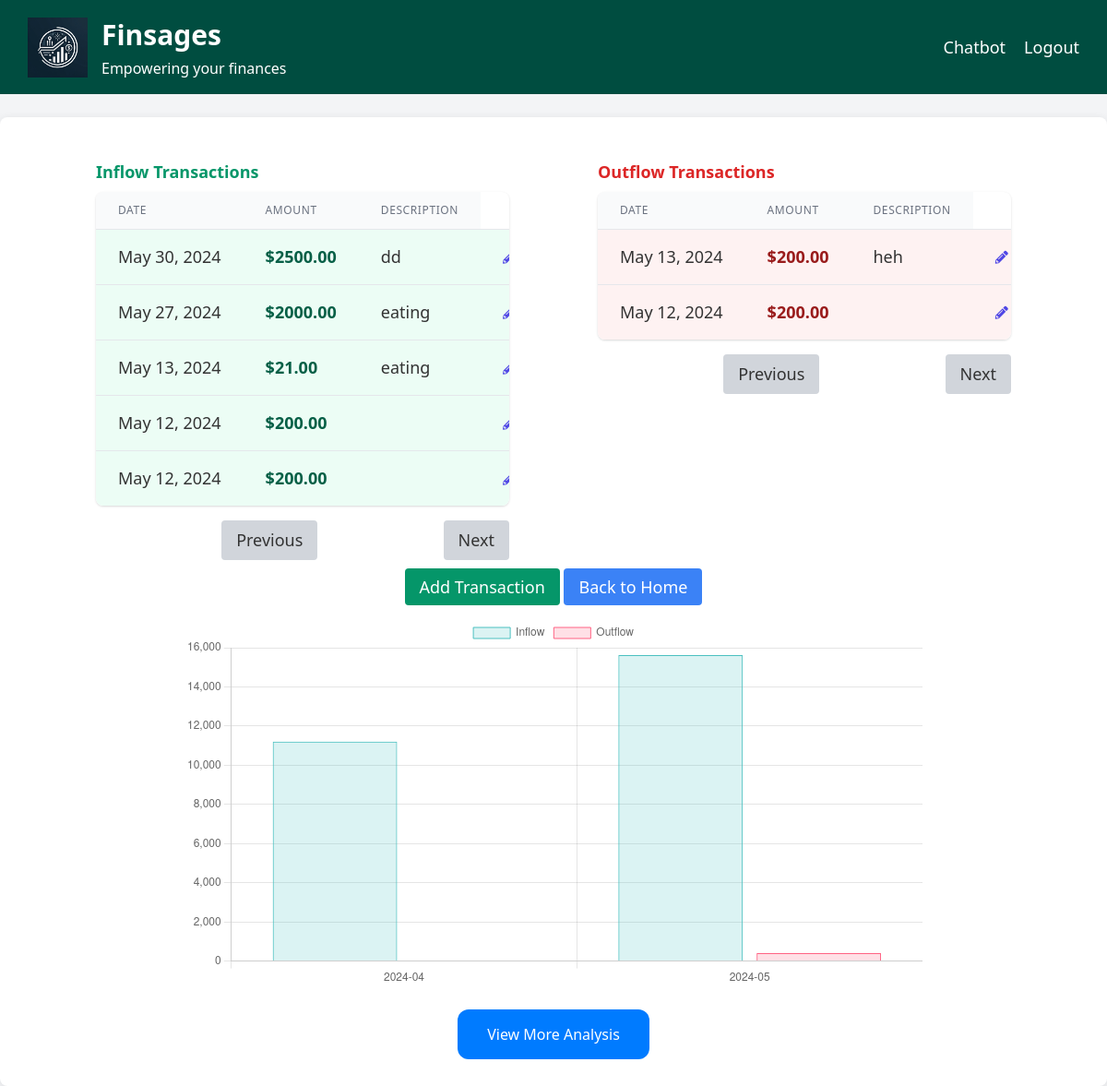
The app's page /proj/transactions/ (signed in) with its own data.
### proj/models.py (models this page shows, shortened)
class Transaction(models.Model):
    TRANSACTION_TYPES = (
        ('inflow', 'Inflow'),
        ('outflow', 'Outflow'),
    )
    user = models.ForeignKey(settings.AUTH_USER_MODEL, on_delete=models.CASCADE, related_name="transactions")
    type = models.CharField(max_length=7, choices=TRANSACTION_TYPES)
    amount = models.DecimalField(max_digits=12, decimal_places=2)
    description = models.CharField(max_length=255, blank=True, null=True)
    date = models.DateField()

### proj/views.py (the view)
# urls.py: path('transactions/', views.list_transactions, name='list_transactions'),
@login_required
def list_transactions(request):
    transactions = Transaction.objects.filter(user=request.user).order_by('-date')
    country_code = request.user.country
    currency_symbol = COUNTRY_TO_CURRENCY_SYMBOL.get(country_code, '$')  # Default to USD if not found
    three_months_ago = timezone.now().date() - timedelta(days=90)
    chart_data = get_aggregate_transactions(request.user, three_months_ago)
    context = {
        'transactions': transactions,
        'currency_symbol': currency_symbol,
        'chart_data': json.dumps(chart_data, cls=DecimalEncoder),
    }
    return render(request, 'proj/list.html', context)

### proj/views.py (called while the page is built)
def get_aggregate_transactions(user, start_date):
    aggregate_transactions = Transaction.objects.filter(
        user=user,
        date__gte=start_date
    ).annotate(
        month=TruncMonth('date')
    ).values('month').annotate(
        total_inflow=Sum('amount', filter=Q(type='inflow')),
        total_outflow=Sum('amount', filter=Q(type='outflow'))
    ).order_by('month')
    months = [trans['month'].strftime("%Y-%m") for trans in aggregate_transactions]
    inflows = [float(trans['total_inflow'] or 0) for trans in aggregate_transactions]
    outflows = [float(trans['total_outflow'] or 0) for trans in aggregate_transactions]
    chart_data = {
        'months': months,
        'inflows': inflows,
        'outflows': outflows,
    }
    return chart_data

### proj/templates/proj/list.html (shortened to what this page needs)
{% extends "proj/layout.html" %}
{% load static %}
{% block content %}
<!DOCTYPE html>
<html lang="en">
<head>
    <link href="https://cdn.jsdelivr.net/npm/tailwindcss@2.0.1/dist/tailwind.min.css" rel="stylesheet">
    <link href="https://cdnjs.cloudflare.com/ajax/libs/font-awesome/5.15.1/css/all.min.css" rel="stylesheet">
</head>
<body class="bg-gray-100">
    <div class="container mx-auto px-4 py-5">
        <div class="flex justify-between flex-wrap space-x-4">
<div class="flex-1 min-w-0 max-w-md w-full lg:w-1/2" id="inflow-container">
    <h2 class="text-lg font-semibold text-green-600 mb-2">Inflow Transactions</h2>
    <div class="bg-white shadow overflow-hidden rounded-lg">
        <table class="min-w-full divide-y divide-gray-200" id="inflow-table">
            <thead class="bg-gray-50">
                <tr>
                    <th scope="col" class="px-6 py-3 text-left text-xs font-medium text-gray-500 uppercase tracking-wider">
                        Date
                    </th>
                    <th scope="col" class="px-6 py-3 text-left text-xs font-medium text-gray-500 uppercase tracking-wider">
                        Amount
                    </th>
                    <th scope="col" class="px-6 py-3 text-left text-xs font-medium text-gray-500 uppercase tracking-wider w-1/2">
                        Description
                    </th>
                </tr>
            </thead>
            <tbody class="bg-white divide-y divide-gray-200">
                {% for transaction in transactions %}
                    {% if transaction.type == 'inflow' %}
                        <tr id="transaction-{{ transaction.id }}" class="bg-green-50">
                            <td class="px-6 py-4 whitespace-nowrap date">
                                {{ transaction.date }}
                            </td>
                            <td class="px-6 py-4 whitespace-nowrap text-green-800 font-semibold amount">
                                {{ currency_symbol }}{{ transaction.amount }}
                            </td>
                            <td class="px-6 py-4 description">
                                {{ transaction.description|default:"" }}
                            </td>
                            <td class="px-6 py-4 whitespace-nowrap text-right text-sm font-medium">
                                <button onclick="openUpdateForm('{{ transaction.id }}')" class="text-indigo-600 hover:text-indigo-900">
                                    <i class="fas fa-pencil-alt"></i>
                                </button>
                            </td>
                        </tr>
                    {% endif %}
                {% endfor %}
            </tbody>
        </table>
    </div>
                <div class="flex justify-between mt-4" id="inflow-pagination">
                    <button onclick="paginateinflow('prev')" class="px-4 py-2 rounded bg-gray-300 hover:bg-gray-400">Previous</button>
                    <button onclick="paginateinflow('next')" class="px-4 py-2 rounded bg-gray-300 hover:bg-gray-400">Next</button>
                </div>
            </div>
    <div class="flex-1 min-w-0 max-w-md w-full lg:w-1/2" id="outflow-container">
        <h2 class="text-lg font-semibold text-red-600 mb-2">Outflow Transactions</h2>
        <div class="bg-white shadow overflow-hidden rounded-lg">
            <table class="min-w-full divide-y divide-gray-200" id="outflow-table">
                <thead class="bg-gray-50">
                    <tr>
                        <th scope="col" class="px-6 py-3 text-left text-xs font-medium text-gray-500 uppercase tracking-wider">
                            Date
                        </th>
                        <th scope="col" class="px-6 py-3 text-left text-xs font-medium text-gray-500 uppercase tracking-wider">
                            Amount
                        </th>
                        <th scope="col" class="px-6 py-3 text-left text-xs font-medium text-gray-500 uppercase tracking-wider w-1/2">
                            Description
                        </th>
                    </tr>
                </thead>
                <tbody class="bg-white divide-y divide-gray-200">
                    {% for transaction in transactions %}
                        {% if transaction.type == 'outflow' %}
                            <tr id="transaction-{{ transaction.id }}" class="bg-red-50">
                                <td class="px-6 py-4 whitespace-nowrap date">
                                    {{ transaction.date }}
                                </td>
                                <td class="px-6 py-4 whitespace-nowrap text-red-800 font-semibold amount">
                                    {{ currency_symbol }}{{ transaction.amount }}
                                </td>
                                <td class="px-6 py-4 description">
                                    {{ transaction.description|default:"" }}
                                </td>
                                <td class="px-6 py-4 whitespace-nowrap text-right text-sm font-medium">
                                    <button onclick="openUpdateForm('{{ transaction.id }}')" class="text-indigo-600 hover:text-indigo-900">
                                        <i class="fas fa-pencil-alt"></i>
                                    </button>
                                </td>
                            </tr>
                        {% endif %}
                    {% empty %}
                        <tr>
                            <td colspan="4" class="text-center py-4">No outflow transactions found.</td>
                        </tr>
                    {% endfor %}
                </tbody>
            </table>
        </div>
                <div class="flex justify-between mt-4" id="outflow-pagination">
                    <button onclick="paginateoutflow('prev')" class="px-4 py-2 rounded bg-gray-300 hover:bg-gray-400">Previous</button>
                    <button onclick="paginateoutflow('next')" class="px-4 py-2 rounded bg-gray-300 hover:bg-gray-400">Next</button>
                </div>
            </div>
        </div>
        <div class="text-center mt-4">
            <a href="{% url 'add_transaction' %}" class="px-4 py-2 rounded bg-green-600 text-white hover:bg-green-700 focus:outline-none focus:bg-green-700">Add Transaction</a>
            <a href="{% url 'index' %}" class="px-4 py-2 rounded bg-blue-500 text-white hover:bg-blue-600 focus:outline-none focus:bg-blue-600">Back to Home</a>
        </div>
    </div>
    <div style="max-width: 800px; margin: auto;">
        <canvas id="transactionChart" width="400" height="200"></canvas>
    </div>
    <div class="button-container">
        <a href="{% url 'analysis' %}" class="analysis-button">View More Analysis</a>
    </div>
    <script>
        document.addEventListener('DOMContentLoaded', function () {
            const ctx = document.getElementById('transactionChart').getContext('2d');
            const chartData = JSON.parse('{{ chart_data|safe }}');
            const myChart = new Chart(ctx, {
                type: 'bar',
                data: {
                    labels: chartData.months,
                    datasets: [{
                        label: 'Inflow',
                        data: chartData.inflows,
                        backgroundColor: 'rgba(75, 192, 192, 0.2)',
                        borderColor: 'rgba(75, 192, 192, 1)',
                        borderWidth: 1
                    }, {
                        label: 'Outflow',
                        data: chartData.outflows,
                        backgroundColor: 'rgba(255, 99, 132, 0.2)',
                        borderColor: 'rgba(255, 99, 132, 1)',
                        borderWidth: 1
                    }]
                },
                options: {
                    scales: {
                        y: {
                            beginAtZero: true
                        }
                    },
                    responsive: true,
                    maintainAspectRatio: true  // Adjust to false if aspect ratio issues persist
                }
            });
        });
    </script>
</body>
</html>
{% endblock %}

### proj/templates/proj/layout.html (style rules this page uses)
body { font-family: 'Roboto', Arial, sans-serif; background-color: #f4f4f9; margin: 0; padding: 0; color: #333; font-size: 18px; }

### proj/templates/proj/list.html (style rules this page uses)
.description { word-wrap: break-word; max-width: 300px; }
.button-container { display: flex; justify-content: center; margin-top: 20px; }
.analysis-button { background-color: #007BFF; border: none; color: white; padding: 15px 32px; text-align: center; text-decoration: none; display: inline-block; font-size: 16px; margin: 4px 2px; transition: background-color 0.3s ease; border-radius: 12px; }

### records on screen
Transaction: currency_symbol "$"
Transaction: currency_symbol "$"
Transaction: currency_symbol "$"
Transaction: currency_symbol "$"
Transaction: currency_symbol "$"
Transaction: currency_symbol "$"
Transaction: currency_symbol "$"

### other values on screen
chart data {{ chart_data|safe }} {"months": ["2024-04", "2024-05"], "inflows": [11212.0, 15621.0], "outflows": [0.0, 400.0]}
